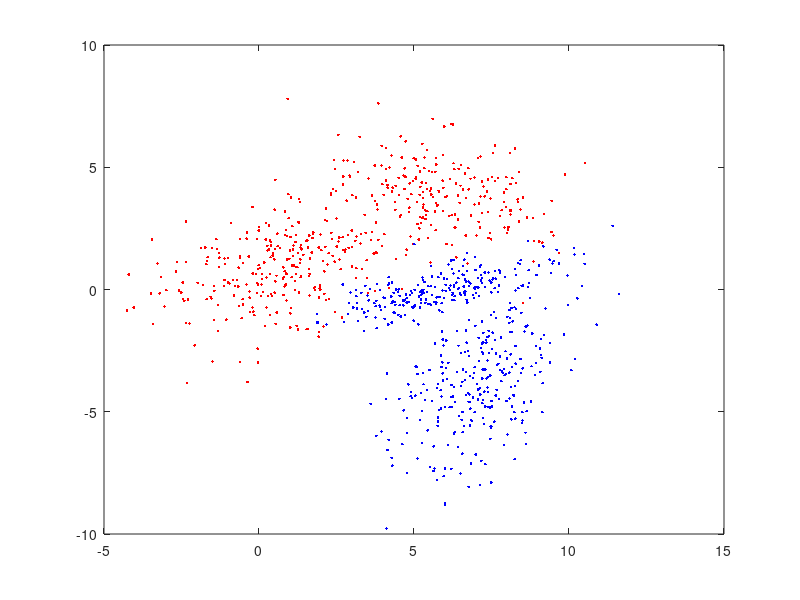

This figure's MATLAB source: (Note: this script raises an error after producing the figure.)
%% init
clear variables; close all; clc;

%% generisanje podataka
N = 500; % br odbiraka

P11 = 0.6;
M11 = [1; 1];
M12 = [6; 4];
S11 = [4, 1.1; 1.1, 2];
S12 = [3, -0.8; -0.8, 1.5];

P22 = 0.55;
M21 = [7; -4];
M22 = [6; 0];
S21 = [2, 1.1; 1.1, 4];
S22 = [3, 0.8; 0.8, 0.5];

X1 = zeros(2,N);
X2 = zeros(2,N);

for i=1:N
    t = rand(1,2);
    switch(t(1) < P11)
        case true
            X1(:,i) = mvnrnd(M11,S11);
        case false
            X1(:,i) = mvnrnd(M12,S12);
    end
    switch(t(2) < P22)
        case true
            X2(:,i) = mvnrnd(M21,S21);
        case false
            X2(:,i) = mvnrnd(M22,S22);
    end
end

figure(1)
plot(X1(1,:),X1(2,:), 'r.'); hold on;
plot(X2(1,:),X2(2,:), 'b.');

x = linspace(min([X1(1,:),X2(1,:)]),max([X1(1,:),X2(1,:)]),200);
y = linspace(min([X1(2,:),X2(2,:)]),max([X1(2,:),X2(2,:)]),200);

f1 = zeros(length(x),length(y));
f2 = f1;
h = f1;

for i = 1:length(x)
    for j = 1:length(y)
        X = [x(i);y(j)];
        f11 = 1/(2*pi*det(S11)^0.5)*exp(-0.5*(X-M11)'*S11^(-1)*(X-M11));
        f12 = 1/(2*pi*det(S12)^0.5)*exp(-0.5*(X-M12)'*S12^(-1)*(X-M12));
        f1(i,j) = P11*f11 + (1-P11)*f12;
        f21 = 1/(2*pi*det(S21)^0.5)*exp(-0.5*(X-M21)'*S21^(-1)*(X-M21));
        f22 = 1/(2*pi*det(S22)^0.5)*exp(-0.5*(X-M22)'*S22^(-1)*(X-M22));
        f2(i,j) = P22*f21 + (1-P22)*f22;
        h(i,j) = log(f2(i,j))-log(f1(i,j));
    end
end

f1max = max(f1,[],'All');
f2max = max(f2,[],'All');

dk = [1 3 6 9];
for d = dk
    prag=f1max*exp(-0.5*dk);
    contour(x,y,f1',prag,'m');
    contour(x,y,f2',prag,'m');
end
hold off;
%% Klasifikator minimalne greske
figure(2)
plot(X1(1,:),X1(2,:), 'r.'); hold on;
plot(X2(1,:),X2(2,:), 'b.');
contour(x,y,h',[0 0],'DisplayName','Klasifikator minimalne greske');
x_step = x(2)-x(1);
y_step = y(2)-y(1);
Eps1 =sum(f1(h>=0),'All')*x_step*y_step;
Eps2 =sum(f2(h<0),'All')*x_step*y_step;

Mx = zeros(2,2);
for i=1:N
    [~,ix] = min(abs(x-X1(1,i)));
    [~,iy] = min(abs(y-X1(2,i)));
    if (h(ix,iy) <= 0)
        Mx(1,1) = Mx(1,1) + 1;
    else
        Mx(1,2) = Mx(1,2) + 1;
    end
    [~,ix] = min(abs(x-X2(1,i)));
    [~,iy] = min(abs(y-X2(2,i)));
    if (h(ix,iy) >= 0)
        Mx(2,2) = Mx(2,2) + 1;
    else
        Mx(2,1) = Mx(2,1) + 1;
    end
end
T = array2table(Mx,'VariableNames',{'ω1_p','ω2_p'},'RowName',...
    {'ω1_t  |','ω2_t  |'}); 
disp('Matrica konfuzije:');
disp(T);

disp('Dobijene greske:');
disp([Mx(1,2)/N, Mx(2,1)/N]);
disp('Teorijske greske:');
disp([Eps1,Eps2]);
%% Klasifikator minimalne cene
c11 = 0; c22 = 0;
c12 = 1; c21 = 10*c12;

th = log((c21-c11)/(c12-c22));

contour(x,y,h',[th th],'g','DisplayName','Klasifikator minimalne cene');
hold off;
x_step = x(2)-x(1);
y_step = y(2)-y(1);
Eps1_kmc =sum(f1(h>=th),'All')*x_step*y_step;
Eps2_kmc =sum(f2(h<th),'All')*x_step*y_step;
legend;

Mx = zeros(2,2);
for i=1:N
    [~,ix] = min(abs(x-X1(1,i)));
    [~,iy] = min(abs(y-X1(2,i)));
    if (h(ix,iy) <= th)
        Mx(1,1) = Mx(1,1) + 1;
    else
        Mx(1,2) = Mx(1,2) + 1;
    end
    [~,ix] = min(abs(x-X2(1,i)));
    [~,iy] = min(abs(y-X2(2,i)));
    if (h(ix,iy) >= th)
        Mx(2,2) = Mx(2,2) + 1;
    else
        Mx(2,1) = Mx(2,1) + 1;
    end
end
T = array2table(Mx,'VariableNames',{'ω1_p','ω2_p'},'RowName',...
    {'ω1_t  |','ω2_t  |'}); 
disp('Matrica konfuzije KMC:');
disp(T);

disp('Dobijene greske:');
disp([Mx(1,2)/N, Mx(2,1)/N]);
disp('Teorijske greske:');
disp([Eps1_kmc,Eps2_kmc]);

%% Wald

P11 = 0.6;
M11 = [1; 1];
M12 = [6; 4];
S11 = [4, 1.1; 1.1, 2];
S12 = [3, -0.8; -0.8, 1.5];

P22 = 0.55;
M21 = [1.5; 0.5];
M22 = [7; 3];
S21 = [2, 1.1; 1.1, 4];
S22 = [3, 0.8; 0.8, 0.5];


eps1 = 10^-4;
eps2 = 10^-4;
A = (1-eps1)/eps2; B = eps1/(1-eps2);
a = -log(A);
b = -log(B);
N_itt = 100;
itt = zeros(2,N_itt);
for i = 1:N_itt
    s = [0];
    wald = false;
    while(~wald)
        t = rand(1,1);
        switch(t < P11)
            case true
               X = mvnrnd(M11,S11)';
            case false
               X = mvnrnd(M12,S12)';
        end
        f11 = 1/(2*pi*det(S11)^0.5)*exp(-0.5*(X-M11)'*S11^(-1)*(X-M11));
        f12 = 1/(2*pi*det(S12)^0.5)*exp(-0.5*(X-M12)'*S12^(-1)*(X-M12));
        f1 = P11*f11 + (1-P11)*f12;

        f21 = 1/(2*pi*det(S21)^0.5)*exp(-0.5*(X-M21)'*S21^(-1)*(X-M21));
        f22 = 1/(2*pi*det(S22)^0.5)*exp(-0.5*(X-M22)'*S22^(-1)*(X-M22));
        f2 = P22*f21 + (1-P22)*f22;
        
        h = log(f2)-log(f1);

        itt(1,i) = itt(1,i) + 1;
        s = [s, s(end) + h];
        if (s(end) < a || s(end) > b)
            wald = true;
            figure(4)
            hold on;
            plot(s, 'r');
        end
    end
    s = [0];
    wald = false;
    while(~wald)
        t = rand(1,1);
        switch(t < P22)
            case true
                X = mvnrnd(M21,S21)';
            case false
                X = mvnrnd(M22,S22)';
        end
        f11 = 1/(2*pi*det(S11)^0.5)*exp(-0.5*(X-M11)'*S11^(-1)*(X-M11));
        f12 = 1/(2*pi*det(S12)^0.5)*exp(-0.5*(X-M12)'*S12^(-1)*(X-M12));
        f1 = P11*f11 + (1-P11)*f12;

        f21 = 1/(2*pi*det(S21)^0.5)*exp(-0.5*(X-M21)'*S21^(-1)*(X-M21));
        f22 = 1/(2*pi*det(S22)^0.5)*exp(-0.5*(X-M22)'*S22^(-1)*(X-M22));
        f2 = P22*f21 + (1-P22)*f22;
        
        h = log(f2)-log(f1);

        itt(2,i) = itt(2,i) + 1;
        s = [s, s(end) + h];
        if (s(end) < a || s(end) > b)
            wald = true;
            figure(4)
            hold on;
            plot(s, 'b');
        end
    end
end

plot([0 max(itt,[],'All')+1],[1 1].*a,'k--')
plot([0 max(itt,[],'All')+1],[1 1].*b,'k--')